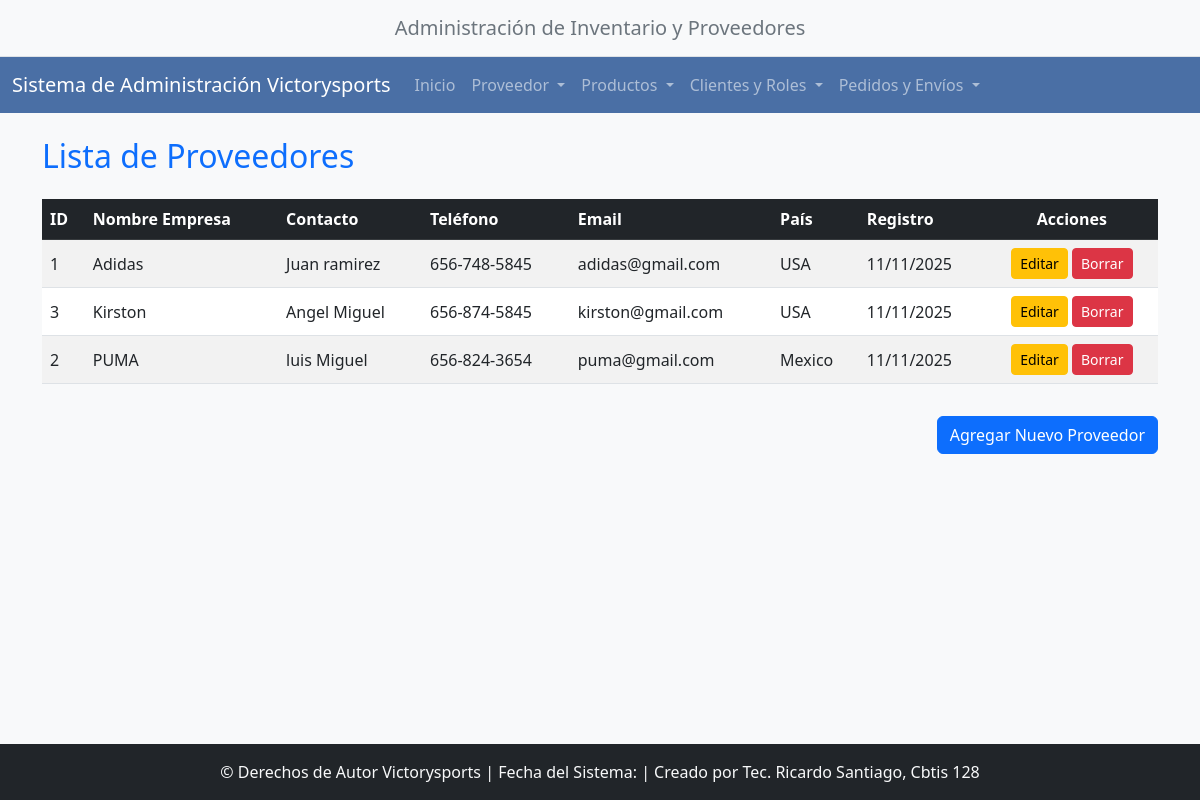
Screenshot of /proveedores/ with the database file from the repository.
### app_victorysports/models.py (models this page shows, shortened)
class Proveedor(models.Model):
    id_proveedor = models.AutoField(primary_key=True)
    nombre_empresa = models.CharField(max_length=150, unique=True)
    telefono_empresa = models.CharField(max_length=15)
    email_empresa = models.EmailField(max_length=100)
    pais_origen = models.CharField(max_length=50)
    contacto_principal = models.CharField(max_length=100)
    fecha_registro = models.DateField(auto_now_add=True)
    direccion = models.TextField()
    class Meta:
        verbose_name = "Proveedor"
        verbose_name_plural = "Proveedores"

### app_victorysports/views.py (the view)
# urls.py: path('proveedores/', views.ver_proveedor, name='ver_proveedor'),
def ver_proveedor(request):
    proveedores = Proveedor.objects.all().order_by('nombre_empresa')
    context = {'proveedores': proveedores}
    return render(request, 'proveedor/ver_proveedor.html', context)

### app_victorysports/templates/proveedor/ver_proveedor.html (shortened to what this page needs)
{% extends "base.html" %}
{% block content %}
<h2 class="mb-4 text-primary">Lista de Proveedores</h2>
<div class="table-responsive">
    <table class="table table-striped table-hover align-middle">
        <thead class="table-dark">
            <tr>
                <th>ID</th>
                <th>Nombre Empresa</th>
                <th>Contacto</th>
                <th>Teléfono</th>
                <th>Email</th>
                <th>País</th>
                <th>Registro</th>
                <th class="text-center">Acciones</th>
            </tr>
        </thead>
        <tbody>
            {% for proveedor in proveedores %}
            <tr>
                <td>{{ proveedor.id_proveedor }}</td>
                <td>{{ proveedor.nombre_empresa }}</td>
                <td>{{ proveedor.contacto_principal }}</td>
                <td>{{ proveedor.telefono_empresa }}</td>
                <td>{{ proveedor.email_empresa }}</td>
                <td>{{ proveedor.pais_origen }}</td>
                <td>{{ proveedor.fecha_registro|date:"d/m/Y" }}</td>
                <td class="text-center">
                    <a href="{% url 'actualizar_proveedor' pk=proveedor.id_proveedor %}" class="btn btn-sm btn-warning" title="Editar">Editar</a>
                    <a href="{% url 'borrar_proveedor' pk=proveedor.id_proveedor %}" class="btn btn-sm btn-danger" title="Borrar">Borrar</a>
                </td>
            </tr>
            {% empty %}
            <tr>
                <td colspan="8" class="text-center">No hay proveedores registrados.</td>
            </tr>
            {% endfor %}
        </tbody>
    </table>
</div>
<div class="text-end mt-3">
    <a href="{% url 'agregar_proveedor' %}" class="btn btn-primary">Agregar Nuevo Proveedor</a>
</div>
{% endblock content %}

### app_victorysports/templates/base.html (style rules this page uses)
body { background-color: #f8f9fa; }
html { position: relative; min-height: 100%; }
body { margin-bottom: 70px; }

### rows the page displays
Proveedor: id_proveedor "1", nombre_empresa "Adidas", contacto_principal "Juan ramirez", telefono_empresa "656-748-5845", email_empresa "adidas@gmail.com", pais_origen "USA", fecha_registro "11/11/2025"
Proveedor: id_proveedor "3", nombre_empresa "Kirston", contacto_principal "Angel Miguel", telefono_empresa "656-874-5845", email_empresa "kirston@gmail.com", pais_origen "USA", fecha_registro "11/11/2025"
Proveedor: id_proveedor "2", nombre_empresa "PUMA", contacto_principal "luis Miguel", telefono_empresa "656-824-3654", email_empresa "puma@gmail.com", pais_origen "Mexico", fecha_registro "11/11/2025"
